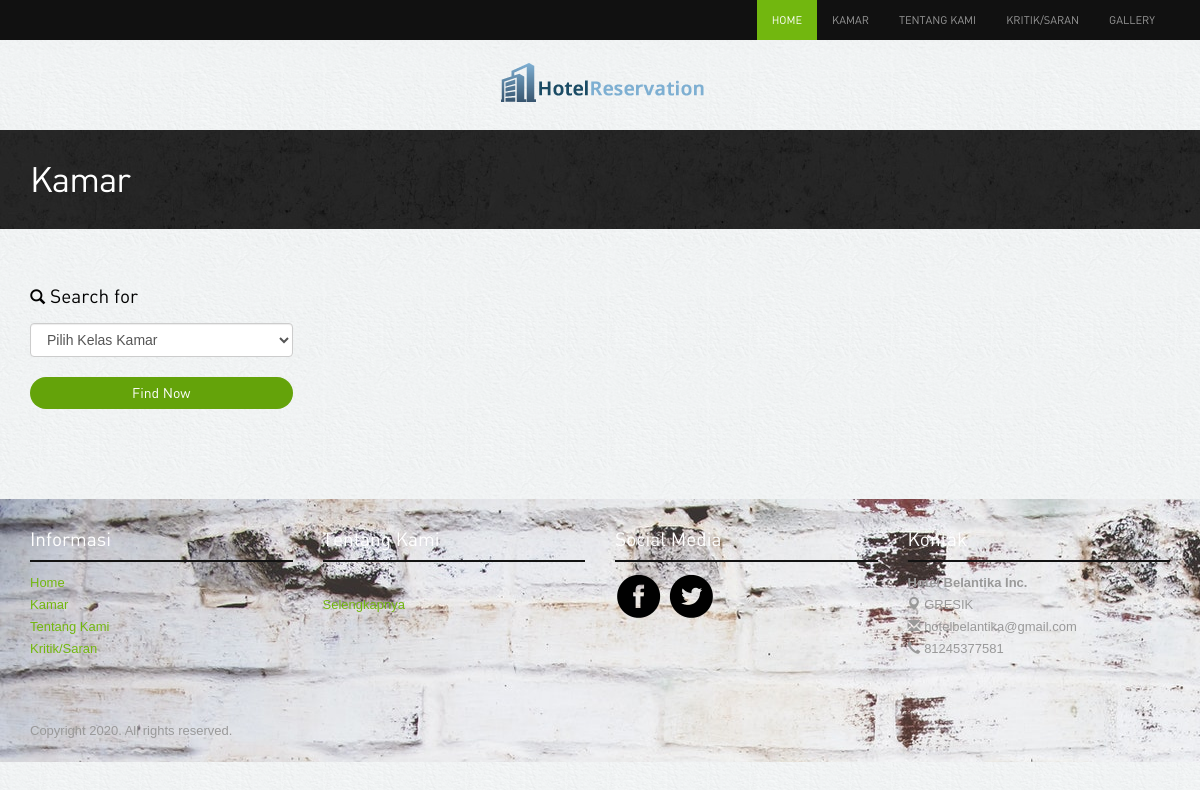
/index.php/home/kamar_kelas_kamar, run on an earlier commit of the app's database.
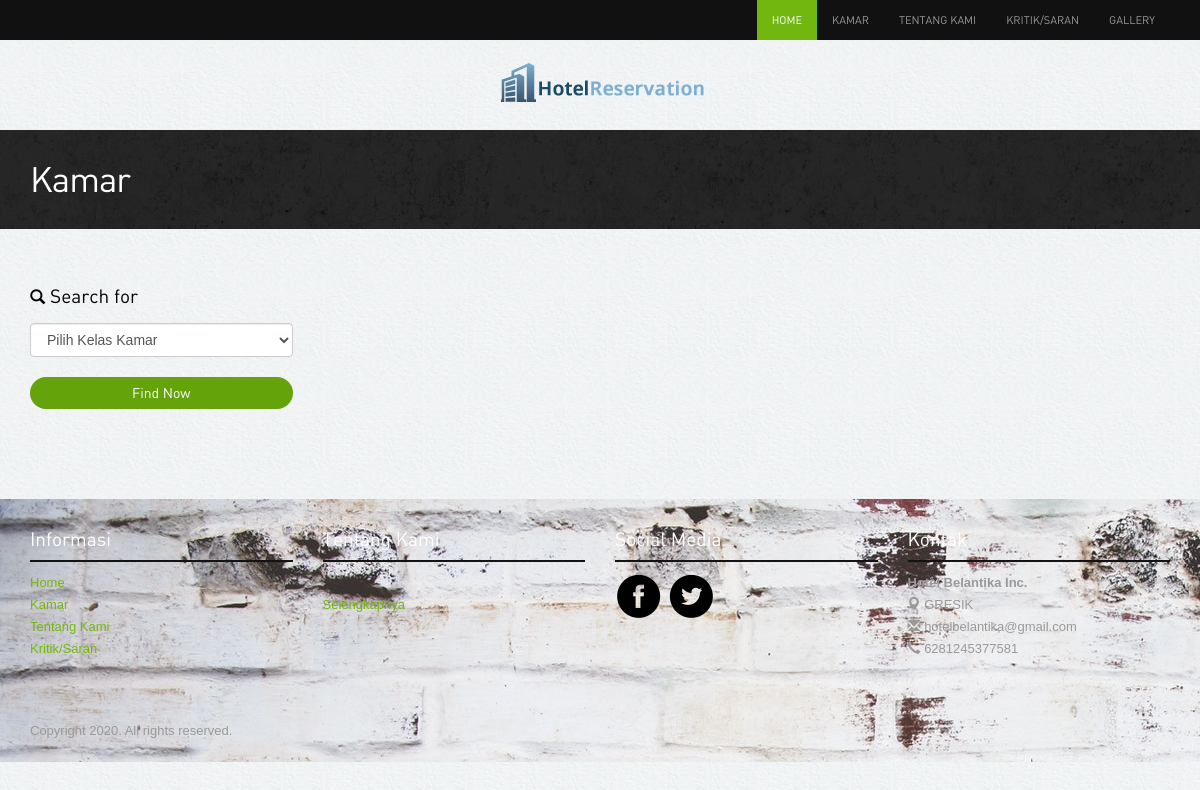
And on a later commit of the database.
### tables this page shows
CREATE TABLE `tbl_tentang_hotel` (
  `id_tentang_hotel` int(11) NOT NULL,
  `nama_hotel` varchar(20) NOT NULL,
  `alamat_tentang_hotel` varchar(35) NOT NULL,
  `email_tentang_hotel` varchar(25) NOT NULL,
  `telp_tentang_hotel` bigint(15) NOT NULL,
  `isi_tentang_hotel` text NOT NULL,
  `logo` varchar(50) NOT NULL,
  `fb` varchar(50) NOT NULL,
  `tw` varchar(50) NOT NULL,
  `gp` varchar(50) NOT NULL
);

### application/libraries/Template_home.php (called while the page is built)
<?php if ( ! defined('BASEPATH')) exit('No direct script access allowed');
class Template_home {
		var $template_data = array();
		function set($name, $value)
		{
			$this->template_data[$name] = $value;
		}
		function load($template_home = '', $view = '' , $view_data = array(), $return = FALSE)
		{
			$this->CI =& get_instance();
			$this->set('contents', $this->CI->load->view($view, $view_data, TRUE));
			return $this->CI->load->view($template_home, $this->template_data, $return);
		}
}

### application/controllers/home.php (called while the page is built, shortened)
<?php
class home extends CI_Controller{
public function kamar_kelas_kamar()
    {
    	$id  = $this->input->post('kelas_kamar_id');
    	$data['tentang_kami'] = $this->home_model->TentangKami();
    	$data['kamar']		  = $this->home_model->KamarKelasKamar($id);
    	$data['kelas_kamar']  = $this->home_model->KelasKamar();
    	$this->template_home->load('template_home','home/data/kamar_kelas_kamar',$data);
    }
}

### index.php (called while the page is built, shortened)
<?php
require_once BASEPATH.'core/CodeIgniter.php';

### application/models/home_model.php (called while the page is built, shortened)
<?php
class home_model extends CI_Model{
    function TentangKami(){
        return $this->db->query("select * from tbl_tentang_hotel");
    }
}

### application/views/home/data/kamar_kelas_kamar.php (the view, shortened to what the changed rows need)
<div class="inside-banner">
    <div class="container">
        <h2>Kamar</h2>
    </div>
</div>

### application/views/template_home.php (shortened to what the changed rows need)
<?php
foreach ($tentang_kami->result_array() as  $value) {
  $alamat_tentang_hotel = $value['alamat_tentang_hotel'];
  $email_tentang_hotel = $value['email_tentang_hotel'];
  $telp_tentang_hotel = $value['telp_tentang_hotel'];
  $logo = $value['logo'];
}
?>
<!DOCTYPE html>
<html lang="en">
<head>
 	<link rel="stylesheet" href="<?php echo base_url();?>assets/bootstrap/css/bootstrap.css" />
 	<link rel="stylesheet" href="<?php echo base_url();?>assets/bootstrap/css/custom.css" />
  <link rel="stylesheet" href="<?php echo base_url();?>assets/style.css"/>
<link rel="stylesheet" href="<?php echo base_url();?>assets/owl-carousel/owl.carousel.css">
<link rel="stylesheet" href="<?php echo base_url();?>assets/owl-carousel/owl.theme.css">
    <link rel="stylesheet" type="text/css" href="<?php echo base_url();?>assets/slitslider/css/style.css" />
    <link rel="stylesheet" type="text/css" href="<?php echo base_url();?>assets/slitslider/css/custom.css" />
<link href="<?php echo base_url();?>assets/date_picker_bootstrap/bootstrap-datetimepicker.min.css" rel="stylesheet" media="screen">
</head>
<body>
<div class="container">
<div class="header">
<center><a href="<?php echo base_url();?>"><img src="<?php echo base_url();?>images/tentang_kami/<?php echo $logo;?>" alt="Sistem Hotel"></a></center>
</div>
</div>
<?php echo $contents; ?>
<div class="footer">
<div class="container">
<div class="row">
             <div class="col-lg-3 col-sm-3">
                    <h4>Kontak</h4>
                    <p><b>Hotel Belantika Inc.</b><br>
<span class="glyphicon glyphicon-map-marker"></span> <?php echo $alamat_tentang_hotel;?> <br>
<span class="glyphicon glyphicon-envelope"></span> <?php echo $email_tentang_hotel;?><br>
<span class="glyphicon glyphicon-earphone"></span> <?php echo $telp_tentang_hotel;?></p>
            </div>
        </div>
</div></div>
</body>
</html>

What changed in the data, as far as the page shows it:
changed tbl_tentang_hotel "GRESIK": telp_tentang_hotel "81245377581" → "6281245377581"
